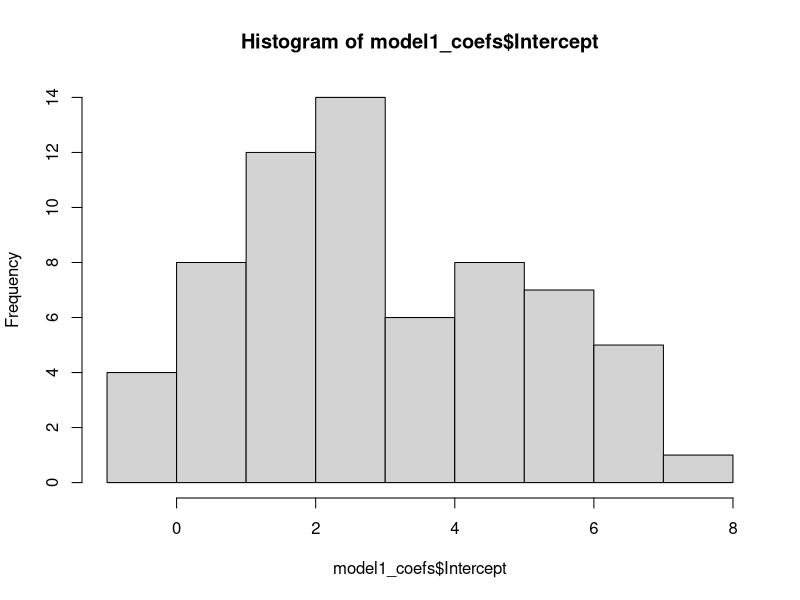
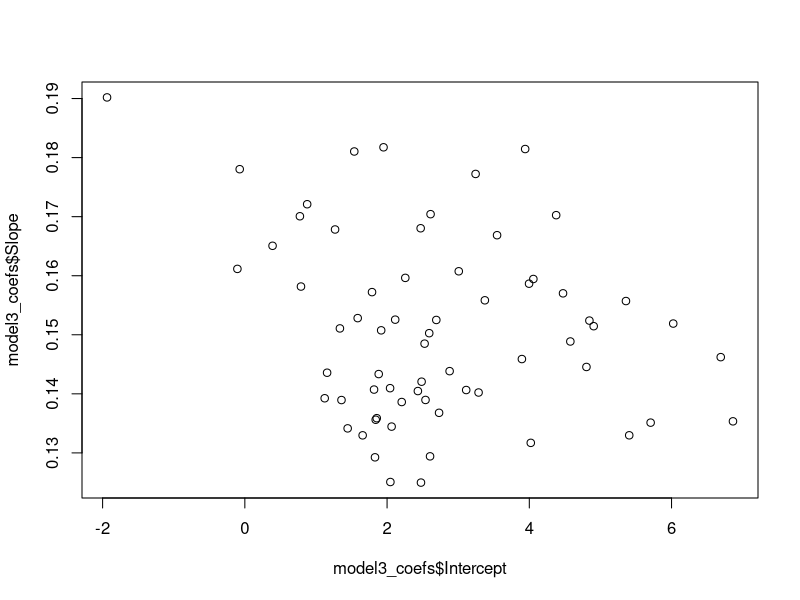

Generate these figures, in order, with R:
## ---- chunk 1
library(here)
library(lattice)
library(lme4)
library(ggplot2)

library(tidyverse)
## ---- chunk 2
# Read in data file
tern14 <- read.table("Terns2014.csv", header = TRUE, sep = ',', na.strings = "na")
summary(tern14)
## ---- chunk 3
# Only using Linear Regression
Model <- lm(Age ~ Wing * ID, data = tern14)
summary(Model)
AIC(Model)
## ---- chunk 4
Model.1 <- lmer(Age ~ Wing + (1|ID), data = tern14)
summary(Model.1)
AIC(Model.1)
## ---- chunk 5
model1_coefs <- coef(Model.1)$ID %>%
  rename(Intercept = '(Intercept)', Slope = Wing) %>%
  rownames_to_column("ID")

# See coefficients
summary(model1_coefs)

hist(model1_coefs$Intercept)
## ---- chunk 6
Model.2 <- lmer(Age ~ Wing + (0 + Wing|ID), data = tern14)
summary(Model.2)
AIC(Model.2)
## ---- chunk 7
model2_coefs <- coef(Model.2)$ID %>%
  rename(Intercept = '(Intercept)', Slope=Wing) %>%
  rownames_to_column("ID")

summary(model2_coefs)
## ---- chunk 8
Model.3 <- lmer(Age ~ Wing + (1 + Wing|ID), data = tern14)
summary(Model.3)
AIC(Model.3)
## ---- chunk 9
model3_coefs <- coef(Model.3)$ID %>%
  rename(Intercept = '(Intercept)', Slope=Wing) %>%
  rownames_to_column("ID")

plot(model3_coefs$Intercept, model3_coefs$Slope)
